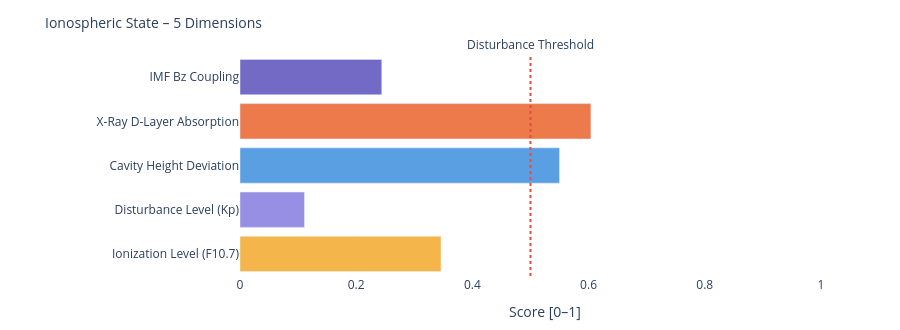

Notebook source saved alongside this figure:
### Markdown cell above
---
### 📐 Systemic Insight: Geometric Cavity vs. Real Schumann Resonance

**Relevant for:** Layer 6 = delta analysis &nbsp;|&nbsp; Layer 7 = feature vector / system interpretation

A cavity height change from 80 km to 70 km shifts the **idealized geometric frequencies** only minimally:

| Modus | Aktuell | Referenz | Δ |
|-------|---------|----------|---|
| SR-1 | 10.4762 Hz | 10.4599 Hz | +16 mHz |
| SR-2 | 18.1452 Hz | 18.1171 Hz | +28 mHz |
| SR-3 | 25.6612 Hz | 25.6215 Hz | +40 mHz |
| SR-4 | 33.1285 Hz | 33.0772 Hz | +51 mHz |

The geometric effect is limited because 10 km is very small compared to Earth's radius (~6371 km).

**Consequence:** Real Schumann deviations are likely driven more strongly by **conductivity, damping, day/night structure, lightning distribution and source geometry** than by pure cavity height.

---

**Layer 6 compares:**
```
geometric Δ from Layer 4  vs.  observed Δ from real Schumann measurement data
```

**Layer 7 Feature:**
```
If real Δ >> geometric Δ  →  non-geometric factors dominant
```

### Code cell
# ============================================================
# IONOSPHERIC STATE – Summary gauge
# Five dimensions: ionization, disturbance, cavity height, X-Ray, Bz coupling
# ============================================================

def norm(v, lo, hi):
    if v is None: return None
    return round(max(0.0, min(1.0, (v - lo) / (hi - lo))), 3)

# Ionization level (F10.7 → F2-Layer)
ioniz = norm(f107_val, 60, 250)

# Disturbance level (Kp → E/F-Layer irregularities)
disturb = norm(kp_val, 0, 9)

# Cavity height deviation from reference (80 km)
h_dev = norm(abs(h_eff - 80), 0, 20)

# X-Ray ionization (D-Layer absorption)
xray_ioniz = None
if xray_now is not None:
    xray_ioniz = norm(math.log10(max(xray_now, 1e-9)) + 9, 0, 5)

# Bz coupling (southward Bz → stronger magnetosphere-ionosphere coupling)
bz_coupling = norm(-(bz_now or 0), -5, 30) if bz_now is not None else None

dims = [
    ('Ionization Level (F10.7)',    ioniz,      '#F2A623'),
    ('Disturbance Level (Kp)',      disturb,    '#7F77DD'),
    ('Cavity Height Deviation',     h_dev,      '#378ADD'),
    ('X-Ray D-Layer Absorption',    xray_ioniz, '#E85D24'),
    ('IMF Bz Coupling',             bz_coupling,'#534AB7'),
]

fig = go.Figure()
for name, val, col in dims:
    if val is not None:
        h = int(val * 20)
        bar = '█' * h + '░' * (20 - h)
        label = f'{name}:  {bar}  {val:.3f}'
    else:
        label = f'{name}:  {"─" * 20}  n/a'
    fig.add_trace(go.Bar(
        x=[val if val is not None else 0],
        y=[name],
        orientation='h',
        marker_color=col, opacity=0.82,
        showlegend=False
    ))

fig.add_vline(x=0.5, line_dash='dot', line_color='#e74c3c',
              annotation_text='Disturbance Threshold', annotation_position='top')
fig.update_layout(
    title=dict(text='Ionospheric State – 5 Dimensions', font=dict(size=14)),
    xaxis=dict(title='Score [0–1]', range=[0, 1.05]),
    height=330, plot_bgcolor='rgba(0,0,0,0)', paper_bgcolor='rgba(0,0,0,0)',
    margin=dict(l=240, r=50, t=55, b=40)
)
fig.show()

print(f'\nIonospheric state:')
for name, val, _ in dims:
    print(f'  {name:<35} {val:.3f}' if val is not None else f'  {name:<35} n/a')

### Figure 1 — Plotly figure (JSON) as saved in the notebook; plotly's stock layout.template omitted (floating-point values rounded to 4 significant figures)
{"data": [{"marker": {"color": "#F2A623"}, "opacity": 0.82, "orientation": "h", "showlegend": false, "type": "bar", "x": [0.346], "y": ["Ionization Level (F10.7)"]}, {"marker": {"color": "#7F77DD"}, "opacity": 0.82, "orientation": "h", "showlegend": false, "type": "bar", "x": [0.111], "y": ["Disturbance Level (Kp)"]}, {"marker": {"color": "#378ADD"}, "opacity": 0.82, "orientation": "h", "showlegend": false, "type": "bar", "x": [0.55], "y": ["Cavity Height Deviation"]}, {"marker": {"color": "#E85D24"}, "opacity": 0.82, "orientation": "h", "showlegend": false, "type": "bar", "x": [0.604], "y": ["X-Ray D-Layer Absorption"]}, {"marker": {"color": "#534AB7"}, "opacity": 0.82, "orientation": "h", "showlegend": false, "type": "bar", "x": [0.244], "y": ["IMF Bz Coupling"]}], "layout": {"annotations": [{"showarrow": false, "text": "Disturbance Threshold", "x": 0.5, "xanchor": "center", "xref": "x", "y": 1, "yanchor": "bottom", "yref": "y domain"}], "height": 330, "margin": {"b": 40, "l": 240, "r": 50, "t": 55}, "paper_bgcolor": "rgba(0,0,0,0)", "plot_bgcolor": "rgba(0,0,0,0)", "shapes": [{"line": {"color": "#e74c3c", "dash": "dot"}, "type": "line", "x0": 0.5, "x1": 0.5, "xref": "x", "y0": 0, "y1": 1, "yref": "y domain"}], "title": {"font": {"size": 14}, "text": "Ionospheric State – 5 Dimensions"}, "xaxis": {"range": [0, 1.05], "title": {"text": "Score [0–1]"}}}}
